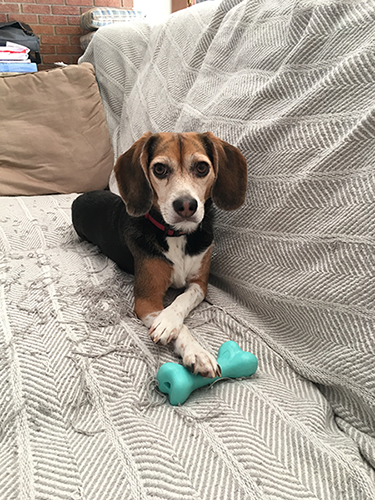
#> input picture ch07/jemma.png, 375 x 500 px
$ python linear_example.py
#> lines starting #> are read from the running program, lines starting #| are printed output that depends on the picture; after the words box and inside, x2 and y2 are one past the last pixel; in counts of white or black regions, pixels touching at a corner belong together
"""
Created on Wed Mar 22 17:02:45 2018

@author: jercas
"""

import numpy as np
import cv2

CATEGORIES = 3
DIMENSION_SPACE = 3072

# Initialize the class labels and set the seed of the pseudorandom number generator so we can reproduce our results.
labels = ["dog", "cat", "panda"]
np.random.seed(1)

# Randomly initialize our weight matrix and bias vector -- in a 'real' training and classification task, these parameters
#would be 'learned' by our model, but for the sake of this example, instead of using optimization ,we would just use random values.
W = np.random.randn(CATEGORIES, DIMENSION_SPACE)
b = np.random.randn(CATEGORIES)

# Lode example image, resize it and then flatten it into 'feature vector' representation.
orig = cv2.imread("jemma.png")
#> orig is the input picture: shape (500, 375, 3); mean B, G, R 151.5, 162.1, 170.1
image = cv2.resize(orig, (32,32)).flatten()
#> image = 3072 values, max 255 at index 33, min 5 at index 101, mean 160.7

# Compute the hypothesis(prediction output) by taking the dot product between the weight matrix and image pixels,followed
#by adding in the bias.
# F(W,b) = WX + b
hypothesis = W.dot(image) + b
#> hypothesis = [13775.7, -4204.3, 1379.5]

# Loop over the hypothesis + labels and display them.
for (label, hypo) in zip(labels, hypothesis):
	print("[INFO] {}: {:.2f}".format(label, hypo))
#> this loop made 3 passes
#> (label, hypo) on passes 1 to 3: ('dog', 13775.7), ('cat', -4204.3), ('panda', 1379.5)
#| [INFO] dog: 13775.74
#| [INFO] cat: -4204.33
#| [INFO] panda: 1379.52
# Draw the label with the highest score on the image as prediction.
cv2.putText(orig, "Label: {}".format(labels[np.argmax(hypothesis)]), (10,30), cv2.FONT_HERSHEY_SIMPLEX, 0.9, (0.255,0), 2)
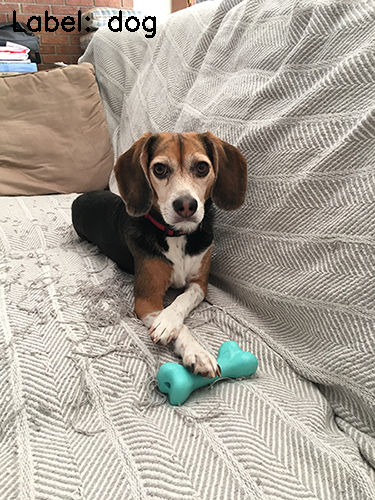
#> orig: shape (500, 375, 3); 0.54% of pixels changed, all inside (x1, y1, x2, y2) = (13, 10, 156, 38)

# Display input image.
cv2.imshow("Image", orig)
cv2.waitKey(0)
